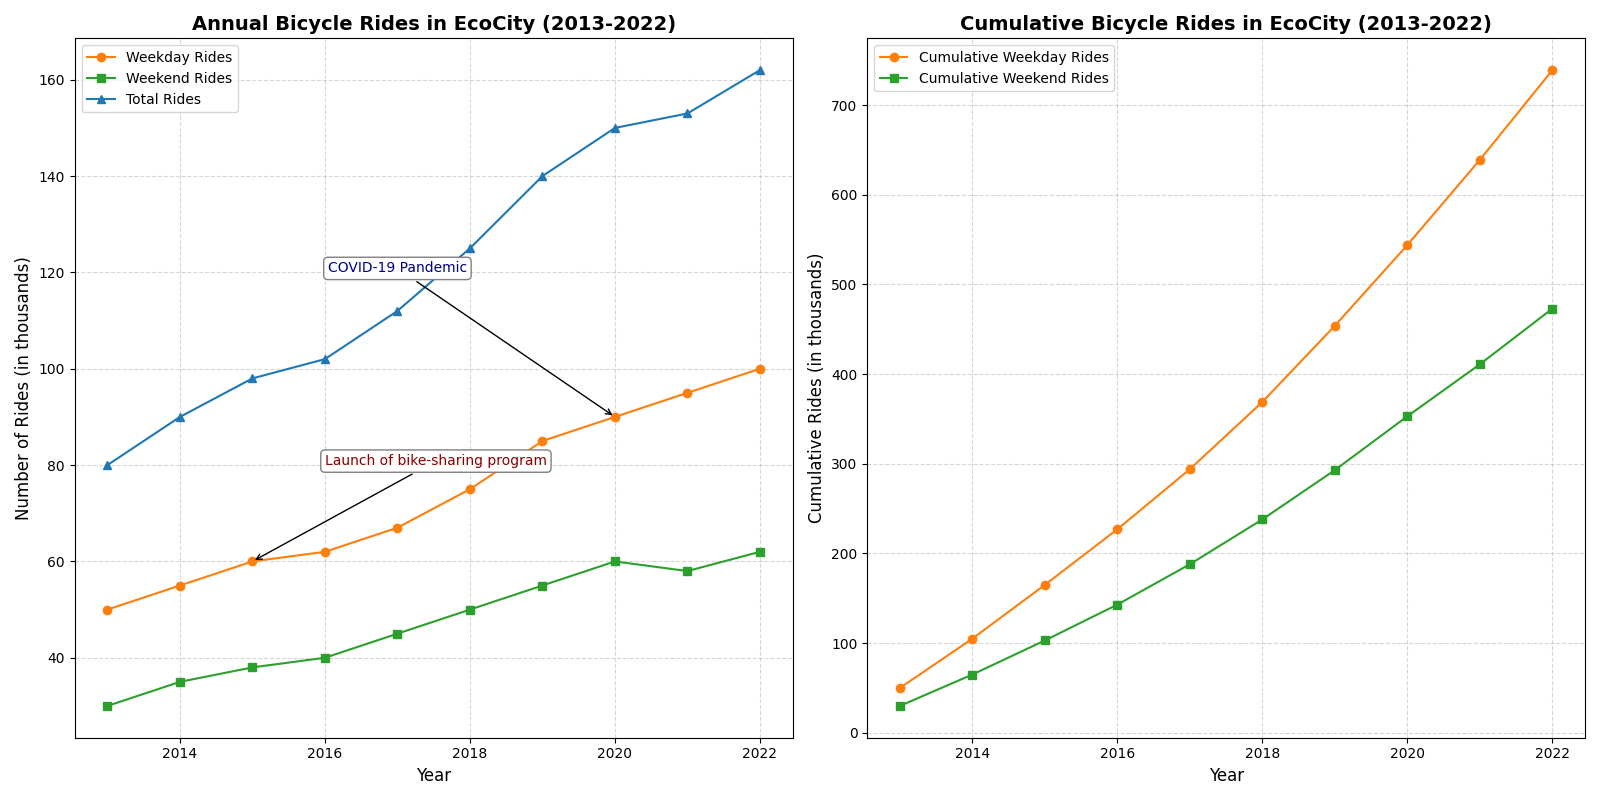

The script that drew this image:
import numpy as np
import matplotlib.pyplot as plt

years = np.array([2013, 2014, 2015, 2016, 2017, 2018, 2019, 2020, 2021, 2022])
weekday_rides = np.array([50, 55, 60, 62, 67, 75, 85, 90, 95, 100])
weekend_rides = np.array([30, 35, 38, 40, 45, 50, 55, 60, 58, 62])
total_rides = weekday_rides + weekend_rides

cumulative_weekday = np.cumsum(weekday_rides)
cumulative_weekend = np.cumsum(weekend_rides)

fig, (ax1, ax2) = plt.subplots(1, 2, figsize=(16, 8))

# Shuffle colors for plotting
ax1.plot(years, weekday_rides, marker='o', linestyle='-', color='#ff7f0e', label='Weekday Rides')
ax1.plot(years, weekend_rides, marker='s', linestyle='-', color='#2ca02c', label='Weekend Rides')
ax1.plot(years, total_rides, marker='^', linestyle='-', color='#1f77b4', label='Total Rides')

ax1.set_title('Annual Bicycle Rides in EcoCity (2013-2022)', fontsize=14, fontweight='bold')
ax1.set_xlabel('Year', fontsize=12)
ax1.set_ylabel('Number of Rides (in thousands)', fontsize=12)
ax1.legend(loc='upper left', fontsize=10)
ax1.grid(visible=True, linestyle='--', alpha=0.5)

ax1.annotate('Launch of bike-sharing program', xy=(2015, 60), xytext=(2016, 80),
             bbox=dict(boxstyle='round,pad=0.3', edgecolor='gray', facecolor='white'),
             arrowprops=dict(facecolor='black', arrowstyle='->'),
             fontsize=10, color='darkred', horizontalalignment='left')

ax1.annotate('COVID-19 Pandemic', xy=(2020, 90), xytext=(2017, 120),
             bbox=dict(boxstyle='round,pad=0.3', edgecolor='gray', facecolor='white'),
             arrowprops=dict(facecolor='black', arrowstyle='->'),
             fontsize=10, color='darkblue', horizontalalignment='center')

ax2.plot(years, cumulative_weekday, marker='o', linestyle='-', color='#ff7f0e', label='Cumulative Weekday Rides')
ax2.plot(years, cumulative_weekend, marker='s', linestyle='-', color='#2ca02c', label='Cumulative Weekend Rides')

ax2.set_title('Cumulative Bicycle Rides in EcoCity (2013-2022)', fontsize=14, fontweight='bold')
ax2.set_xlabel('Year', fontsize=12)
ax2.set_ylabel('Cumulative Rides (in thousands)', fontsize=12)
ax2.legend(loc='upper left', fontsize=10)
ax2.grid(visible=True, linestyle='--', alpha=0.5)

plt.tight_layout()
plt.show()
